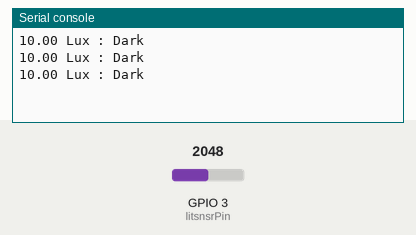
Bench run of a program on a simulated ESP32 board running MicroPython. Shown: the last lines printed to the serial console. The test bench sets the inputs (shaded band); at power-on: GPIO 3 (litsnsrPin) = 2048 (analog values on the 0–4095 scale).

Above: at 1.2 s.
1.3 s: GPIO 3 (litsnsrPin) set to 2866
At 1.9 s:
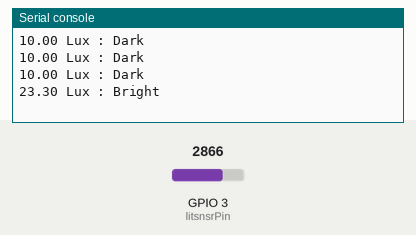
3.0 s: GPIO 3 (litsnsrPin) set to 3603
At 3.4 s:
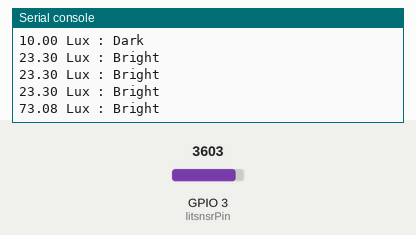

The program:

_0201_LightSensor.py
```python
from machine import Pin, ADC
import time

litsnsrPin = Pin(3, Pin.IN)  # 3:ConnectorA 4:ConnectorB
device_voltage = 3.3

adc = ADC(Pin(litsnsrPin))
adc.width(ADC.WIDTH_12BIT)  # Set ADC resolution to 12-bit
adc.atten(ADC.ATTN_11DB)

while True:
    litsnsr_ad = adc.read()  # Read analog data
    litsnsr_v = litsnsr_ad * device_voltage / 4096  # Calculation of voltage value
    lux = 10000 * litsnsr_v / (device_voltage - litsnsr_v) / 1000  # Calculation of lux value

    print(f"{lux:.2f} Lux : ", end="")

    if lux > 20:
        print("Bright")
    else:
        print("Dark")

    time.sleep(0.5)
```

Measured:
- after the input at 1.3 s, the serial console: prints a new line after 0.20 s (image 1)
- after the input at 3.0 s, the serial console: prints a new line at once (image 2)
